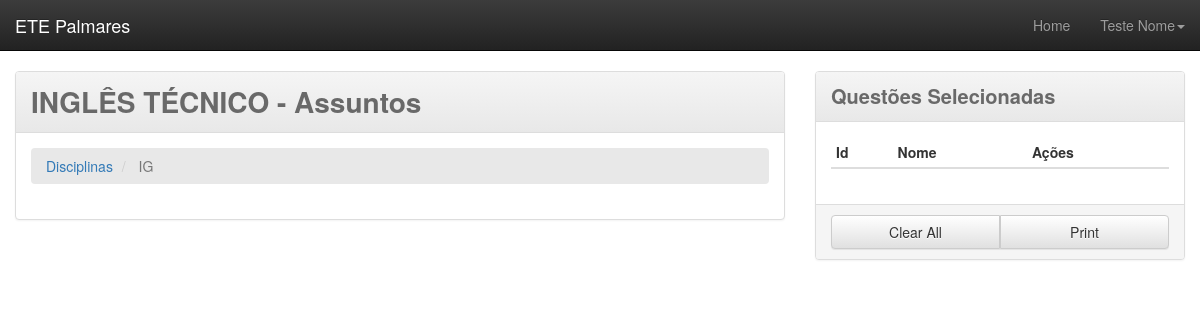
The app's page /assunto?disciplina=5 (signed in), older data.
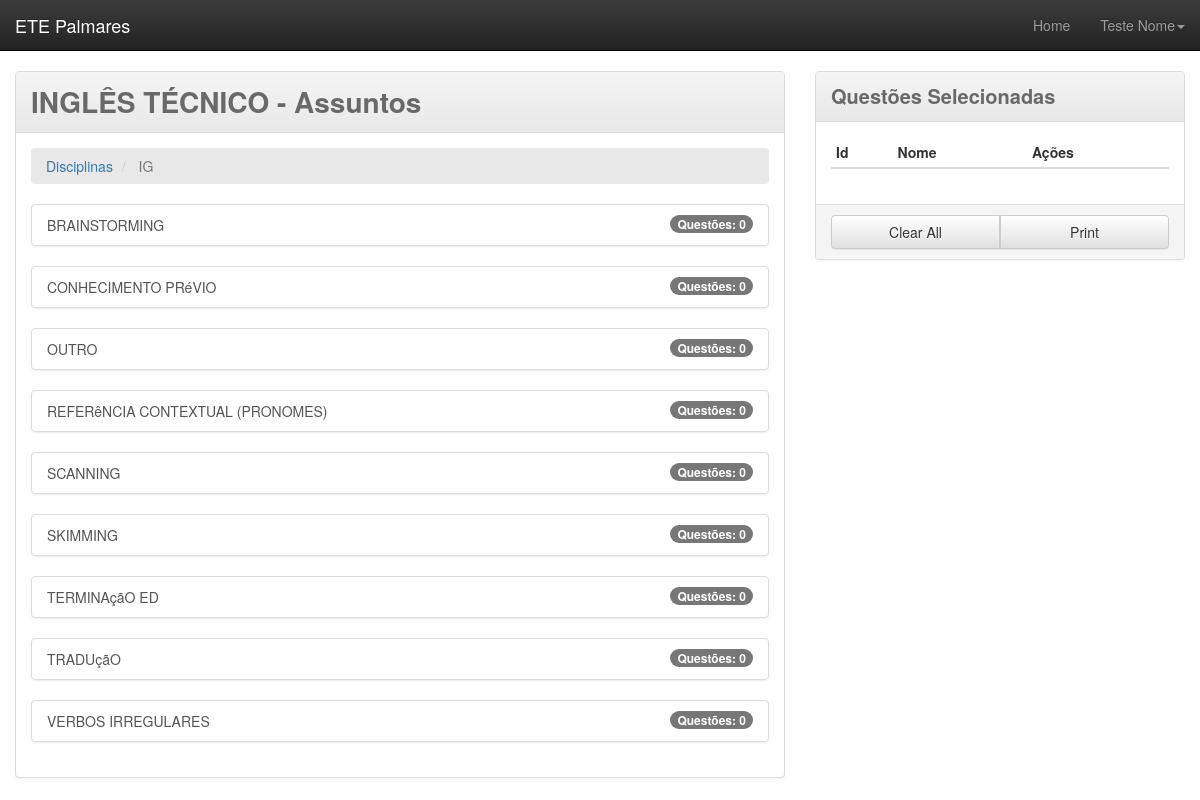
The same page, newer data.
### tables this page shows
CREATE TABLE `disciplina` (
  `disciplina_id` int(11) NOT NULL,
  `disciplina_codigo` varchar(11) NOT NULL,
  `disciplina_nome` varchar(70) NOT NULL,
  `disciplina_nome_abreviacao` varchar(15) NOT NULL,
  `disciplina_create_at` datetime NOT NULL DEFAULT CURRENT_TIMESTAMP,
  `disciplina_update_atdisciplina_update_at` datetime DEFAULT NULL
);

CREATE TABLE `disciplina_assunto` (
  `disciplina_assunto_id_disciplina` int(11) NOT NULL,
  `disciplina_assunto_id` int(11) NOT NULL,
  `disciplina_assunto_nome` varchar(50) NOT NULL,
  `disciplina_assunto_create_at` datetime NOT NULL DEFAULT CURRENT_TIMESTAMP,
  `disciplina_assunto_update_at` datetime DEFAULT NULL
);

### class/assunto.php (called while the page is built, shortened)
<?php
	class Assunto extends Configdb
	{
		var $conn;
		function __construct()
		{
			$this->conn = new PDO('mysql:host='.$this->host.';dbname='.$this->dbname, $this->user, $this->password, array(PDO::MYSQL_ATTR_INIT_COMMAND => "SET NAMES utf8"));
		}
		function getInfoDisciplina($disciplina_assunto){
			$star = $this->conn->prepare("
				SELECT
				    A.disciplina_nome,
				    A.disciplina_codigo,
				    A.disciplina_nome_abreviacao
				FROM
				    disciplina AS A
				WHERE
					A.disciplina_id = :disciplina_assunto
				");
			$star->bindValue(":disciplina_assunto", $disciplina_assunto, PDO::PARAM_INT);
			$run = $star->execute();
			$rs = $star->fetch(PDO::FETCH_ASSOC);
			return $rs;
		}
		function listAssuntos($disciplina_assunto){
			$star = $this->conn->prepare("
				SELECT
				    S.disciplina_assunto_id,
				    S.disciplina_assunto_nome,
				    (SELECT COUNT(*)
				     FROM disciplina_assunto_questao
				     WHERE 	disciplina_assunto_questao_id_assunto = S.disciplina_assunto_id ) AS assunto_total_questoes
				FROM
				    disciplina_assunto AS S
				WHERE
					S.disciplina_assunto_id_disciplina = :disciplina_assunto
			    ORDER BY
			    	disciplina_assunto_nome");
			$star->bindValue(":disciplina_assunto", $disciplina_assunto, PDO::PARAM_INT);
			$run = $star->execute();
			return $star;
		}
	}
?>

### assunto.php (the view, shortened to what this page needs)
<?php
    $disciplina_id = (isset($_GET['disciplina']))? $_GET['disciplina'] : null;
    include './class/assunto.php';
    $assunto = new Assunto();
    $resultado_disciplina = $assunto->getInfoDisciplina($disciplina_id);
    $resultado_assuntos = $assunto->listAssuntos($disciplina_id);
?>
<!DOCTYPE html>
<html>
    <head>
        <?php include './template/header.php'; ?>
    </head>
    <body>
        <?php include './template/navbar.php'; ?>
        <div class="container-fluid">
             <div class="row" >
                  <div class="col-md-8">
                        <div class="panel  panel-default">
                            <div class="panel-heading" id="title-panel">
                                <?php echo mb_strimwidth($resultado_disciplina['disciplina_nome'], 0, 35, "..."); ?>
                                    -
                                Assuntos
                            </div>
                            <div class="panel-body" >
                                <ol class="breadcrumb" >
                                    <li>
                                        <a href="./home">
                                            Disciplinas
                                        </a>
                                    </li>
                                    <li class="active">
                                        <?php echo $resultado_disciplina['disciplina_nome_abreviacao']; ?>
                                    </li>
                                </ol>
                                <?php if ($resultado_assuntos) { ?>
                                    <?php  while($rows_assuntos = $resultado_assuntos->fetch(PDO::FETCH_ASSOC)) {?>
                                     <ul class="list-group">
                                            <a href="./questoes?assunto=<?php echo $rows_assuntos['disciplina_assunto_id']; ?>" class="list-group-item">
                                                <span class="badge">
                                                    Questões:
                                                    <?php echo $rows_assuntos['assunto_total_questoes']; ?>
                                                </span>
                                                <?php echo strtoupper($rows_assuntos['disciplina_assunto_nome']); ?>
                                            </a>
                                        </ul>
                                    <?php } ?>
                                <?php } ?>
                            </div>
                     </div>
                </div>
                <div class="col-md-4">
                    <?php include './template/panel_sidebar_questoes_selecionadas.php'; ?>
                </div>
            </div>
        </div>
    </body>
</html>

### template/header.php (shortened to what this page needs)
<link rel="stylesheet" type="text/css" href="./css/bootstrap.css">
<link rel="stylesheet" type="text/css" href="./css/bootstrap-theme.css">

### template/navbar.php (shortened to what this page needs)
<nav class="navbar navbar-inverse navbar-static-top">
    <div class="container-fluid">
        <a class="navbar-brand" href="#">ETE Palmares</a>
        <ul class="nav navbar-nav navbar-right">
            <li>
                <a href="./home">Home</a>
            </li>
            <li class="dropdown">
                <a href="#" class="dropdown-toggle" data-toggle="dropdown" role="button" aria-haspopup="true" aria-expanded="false"><?php echo $_SESSION['nome_usuario']; ?><span class="caret"></span></a>
            </li>
        </ul>
    </div>
</nav>

### template/panel_sidebar_questoes_selecionadas.php (shortened to what this page needs)
<div class="panel panel-default" style="">
    <div class="panel-heading" id="title-panel-select">
        Questões Selecionadas
    </div>
    <div class="panel-body">
        <table class="table table-condensed table-striped">
            <thead>
                <th>Id</th>
                <th>Nome</th>
                <th>Ações</th>
            </thead>
        </table>
    </div>
    <div class="panel-footer option-select">
        <div class="btn-group btn-group-justified" role="group" aria-label="...">
            <div class="btn-group" role="group">
                <button type="button" class="btn btn-default">Clear All</button>
            </div>
            <div class="btn-group" role="group">
                <a href="./gerar_prova_pdf.php" role="button" class="btn btn-default">Print</a>
            </div>
        </div>
    </div>
</div>

### template/header.php (style rules this page uses)
#title-panel { font-size: 21pt; color: #696969; font-weight: bold; }
#title-panel-select { font-size: 15pt; color: #696969; font-weight: bold; }
body { background-color: #fff; }
.breadcrumb { background-color: #E8E8E8; }

Row changes from the older to the newer data that the page shows:
added disciplina_assunto: assunto_total_questoes "0", disciplina_assunto_nome "BRAINSTORMING"
added disciplina_assunto: assunto_total_questoes "0", disciplina_assunto_nome "CONHECIMENTO PRéVIO"
added disciplina_assunto: assunto_total_questoes "0", disciplina_assunto_nome "OUTRO"
added disciplina_assunto: assunto_total_questoes "0", disciplina_assunto_nome "REFERêNCIA CONTEXTUAL (PRONOMES)"
added disciplina_assunto: assunto_total_questoes "0", disciplina_assunto_nome "SCANNING"
added disciplina_assunto: assunto_total_questoes "0", disciplina_assunto_nome "SKIMMING"
added disciplina_assunto: assunto_total_questoes "0", disciplina_assunto_nome "TERMINAçãO ED"
added disciplina_assunto: assunto_total_questoes "0", disciplina_assunto_nome "TRADUçãO"
added disciplina_assunto: assunto_total_questoes "0", disciplina_assunto_nome "VERBOS IRREGULARES"
